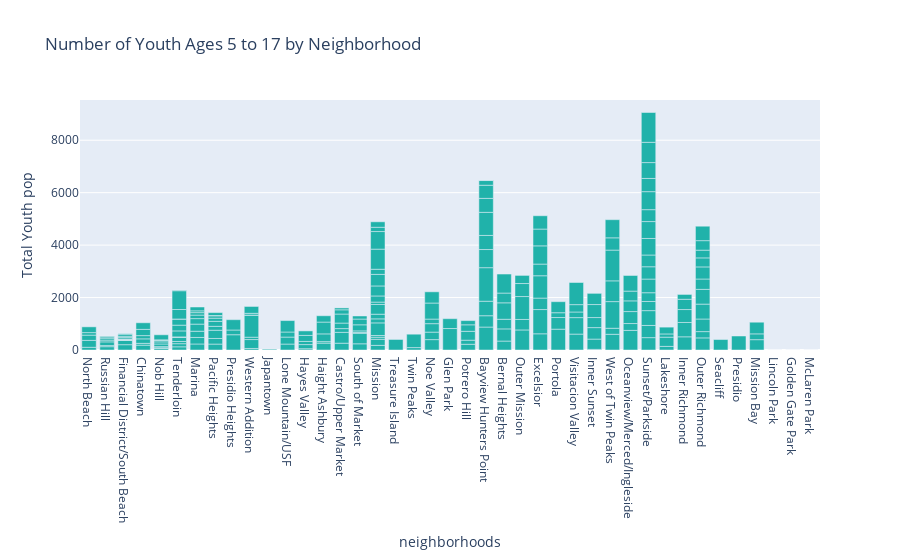

The cell this chart's notebook holds for it:
### Markdown cell above
### Bar Graph of Youth in San Francisco by Neighborhood

### Code cell
#test plot
fig2 = px.bar(ag_merged,
              x='neighborhoods',
              y='Total Youth pop',
              title='Number of Youth Ages 5 to 17 by Neighborhood',
              barmode='group',
              color_discrete_sequence=['lightseagreen'],
              height=700
              )
fig2

### Figure 1 — Plotly figure (JSON) as saved in the notebook; plotly's stock layout.template omitted (floating-point values rounded to 4 significant figures; data arrays with more than 128 entries replaced by an {"elided": "..."} marker saying what was removed)
{"data": [{"alignmentgroup": "True", "hovertemplate": "neighborhoods=%{x}<br>Total Youth pop=%{y}<extra></extra>", "legendgroup": "", "marker": {"color": "lightseagreen", "pattern": {"shape": ""}}, "name": "", "offsetgroup": "", "orientation": "v", "showlegend": false, "textposition": "auto", "type": "bar", "x": {"elided": "241 str values"}, "xaxis": "x", "y": {"elided": "241 float values"}, "yaxis": "y"}], "layout": {"autosize": true, "barmode": "group", "legend": {"tracegroupgap": 0}, "title": {"text": "Number of Youth Ages 5 to 17 by Neighborhood"}, "xaxis": {"anchor": "y", "autorange": true, "domain": [0, 1], "range": [-0.5, 40.5], "title": {"text": "neighborhoods"}, "type": "category"}, "yaxis": {"anchor": "x", "autorange": true, "domain": [0, 1], "range": [0, 9534.0], "title": {"text": "Total Youth pop"}, "type": "linear"}}}
